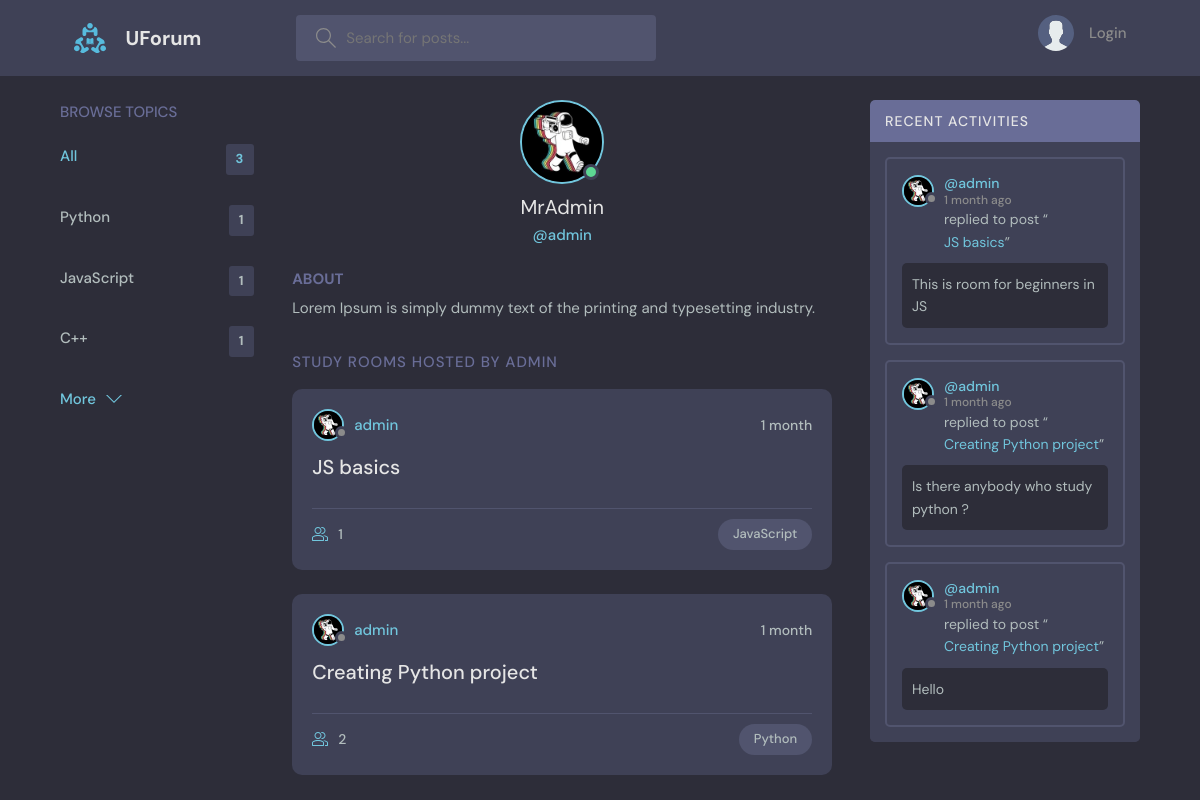
Page /profile/1/ on the committed database.
### base/models.py (models this page shows, shortened)
class Topic(models.Model):
    name = models.CharField(max_length=200)
    def __str__(self):
        return self.name

class User(AbstractUser):
    name = models.CharField(max_length=200, null=True)
    email = models.EmailField(unique=True, null=True)
    bio = models.TextField(null=True)
    avatar = models.ImageField(null=True, default="avatar.svg")
    USERNAME_FIELD = 'email'
    REQUIRED_FIELDS = []

class Room(models.Model):
    host = models.ForeignKey(User, on_delete=models.SET_NULL, null=True)
    topic = models.ForeignKey(Topic, on_delete=models.SET_NULL, null=True)
    name = models.CharField(max_length=200)
    description = models.TextField(null=True, blank=True)
    participants = models.ManyToManyField(User, related_name='participants', blank=True)
    update = models.DateTimeField(auto_now=True)
    created = models.DateTimeField(auto_now_add=True)
    class Meta:
        ordering = ['-update', '-created']
    def __str__(self):
        return self.name

class Message(models.Model):
    user = models.ForeignKey(User, on_delete=models.CASCADE)
    room = models.ForeignKey(Room, on_delete=models.CASCADE)
    body = models.TextField()
    update = models.DateTimeField(auto_now=True)
    created = models.DateTimeField(auto_now_add=True)
    class Meta:
        ordering = ['-update', '-created']

### base/views.py (the view)
# urls.py: path('profile/<str:pk>/', views.userProfile, name='user-profile'),
def userProfile(request, pk):
    user = User.objects.get(id=pk)
    rooms = user.room_set.all()
    room_messages = user.message_set.all()
    topics = Topic.objects.all()
    context = {'user': user, 'rooms': rooms, 'room_messages': room_messages, 'topics': topics}
    return render(request, 'base/profile.html', context)

### base/templates/base/profile.html (shortened to what this page needs)
{% extends 'main.html' %}
{% block content %}
  <main class="profile-page layout layout--3">
    <div class="container">
      <div class="topics">
            {% include 'base/topics_component.html' %}
      </div>
      <div class="roomList">
        <div class="profile">
          <div class="profile__avatar">
            <div class="avatar avatar--large active">
              <img src="{{user.avatar.url}}" />
            </div>
          </div>
          <div class="profile__info">
            <h3>{{user.name}}</h3>
            <p>@{{user.username}}</p>
          </div>
          <div class="profile__about">
            <h3>About</h3>
            <p>
              {{user.bio}}
            </p>
          </div>
        </div>
        <div class="roomList__header">
          <div>
            <h2>Study Rooms Hosted by {{user.username}}</a>
            </h2>
          </div>
        </div>
        <div>
          {% include 'base/feed_component.html' %}
        </div>
      </div>
      <div class="activities">
        {% include 'base/activity_component.html' %}
      </div>
    </div>
  </main>
{% endblock content %}

### templates/main.html (shortened to what this page needs)
<!DOCTYPE html>
{% load static %}
<html lang="en">
<head>
    <link rel="stylesheet" href="{% static 'styles/style.css' %}"/>
</head>
<body>
{% include 'navbar.html' %}
{% block content %}
{% endblock %}
</body>
</html>

### templates/navbar.html (shortened to what this page needs)
{% load static %}
<header class="header header--loggedIn">
    <div class="container">
        <a href="{% url 'home' %}" class="header__logo">
            <img src="{% static 'images/logo.svg'%}"/>
            <h1>UForum</h1>
        </a>
        <form class="header__search" method="get" action="{% url 'home' %}">
            <label>
                <input name="q" placeholder="Search for posts..."/>
            </label>
        </form>
        <nav class="header__menu">
            {% if request.user.is_authenticated %}
            <div class="header__user">
                <a href="{% url 'user-profile' request.user.id %}">
                    <div class="avatar avatar--medium active">
                        <img src="{{request.user.avatar.url}}"/>
                    </div>
                    <p>{{request.user.name}} <span>@{{request.user.username}}</span></p>
                </a>
                <button class="dropdown-button">
                    <svg version="1.1" xmlns="http://www.w3.org/2000/svg" width="32" height="32" viewBox="0 0 32 32">
                        <title>chevron-down</title>
                        <path d="M16 21l-13-13h-3l16 16 16-16h-3l-13 13z"></path>
                    </svg>
                </button>
            </div>
            {% else %}
            <a href="{% url 'login' %}">
                <img src="{% static 'images/avatar.svg' %}"/>
                <p>Login</p>
            </a>
            {% endif %}
        </nav>
    </div>
</header>

### base/templates/base/topics_component.html
<div class="topics">
    <div class="topics__header">
        <h2>Browse Topics</h2>
    </div>
    <ul class="topics__list">
        <li>
            <a href="{% url 'home' %}" class="active">All <span>{{topics.count}}</span></a>
        </li>
         {% for topic in topics %}
            <li>
            <a href="{% url 'home' %}?q={{ topic.name }}">{{topic}}<span>{{topic.room_set.all.count}}</span></a>
            </li>
        {% endfor %}
    </ul>
    <a class="btn btn--link" href="{% url 'topics' %}">
        More
        <svg version="1.1" xmlns="http://www.w3.org/2000/svg" width="32" height="32" viewBox="0 0 32 32">
            <title>chevron-down</title>
            <path d="M16 21l-13-13h-3l16 16 16-16h-3l-13 13z"></path>
        </svg>
    </a>
</div>

### base/templates/base/feed_component.html (shortened to what this page needs)
{% for room in rooms %}
<div class="roomListRoom">
    <div class="roomListRoom__header">
        <a href="{% url 'user-profile' room.host.id %}" class="roomListRoom__author">
            <div class="avatar avatar--small">
                <img src="{{room.host.avatar.url}}"/>
            </div>
            <span>{{room.host.username}}</span>
        </a>
        <div class="roomListRoom__actions">
            <span>{{room.created|timesince}}</span>
        </div>
    </div>
    <div class="roomListRoom__content">
        <a href="{% url 'room' room.id %}">{{room.name}}</a>
    </div>
    <div class="roomListRoom__meta">
        <a href="{% url 'room' room.id %}" class="roomListRoom__joined">
            {{room.participants.all.count}}
        </a>
        <p class="roomListRoom__topic">{{room.topic.name}}</p>
    </div>
</div>
{% endfor %}

### base/templates/base/activity_component.html (shortened to what this page needs)
<div class="activities">
    <div class="activities__header">
        <h2>Recent Activities</h2>
    </div>
    {% for message in room_messages %}
    <div class="activities__box">
        <div class="activities__boxHeader roomListRoom__header">
            <a href="{% url 'user-profile' message.user.id %}" class="roomListRoom__author">
                <div class="avatar avatar--small">
                    <img src="{{message.user.avatar.url}}"/>
                </div>
                <p>
                    @{{message.user.username}}
                    <span>{{message.created|timesince}} ago</span>
                </p>
            </a>
        </div>
        <div class="activities__boxContent">
            <p>replied to post “<a href="{% url 'room' message.room.id %}">{{message.room}}</a>”</p>
            <div class="activities__boxRoomContent">
                {{message.body}}
            </div>
        </div>
    </div>
    {% endfor %}
</div>

### rows in the picture
Topic: name "Python", room_set.all.count "1"
Topic: name "JavaScript", room_set.all.count "1"
Topic: name "C++", room_set.all.count "1"
User: avatar (picture), name "MrAdmin", username "admin", bio "Lorem Ipsum is simply dummy text of the printing and typesetting industry.", username "ADMIN"
Room: host.avatar (picture), host.username "admin", created "1 month", name "JS basics", participants.all.count "1", topic.name "JavaScript"
Room: host.avatar (picture), host.username "admin", created "1 month", name "Creating Python project", participants.all.count "2", topic.name "Python"
Message: user.avatar (picture), user.username "admin", created "1 month", room "JS basics", body "This is room for beginners in JS"
Message: user.avatar (picture), user.username "admin", created "1 month", room "Creating Python project", body "Is there anybody who study python ?"
Message: user.avatar (picture), user.username "admin", created "1 month", room "Creating Python project", body "Hello"

### other values in the picture
{{ topics.count }} "3"
